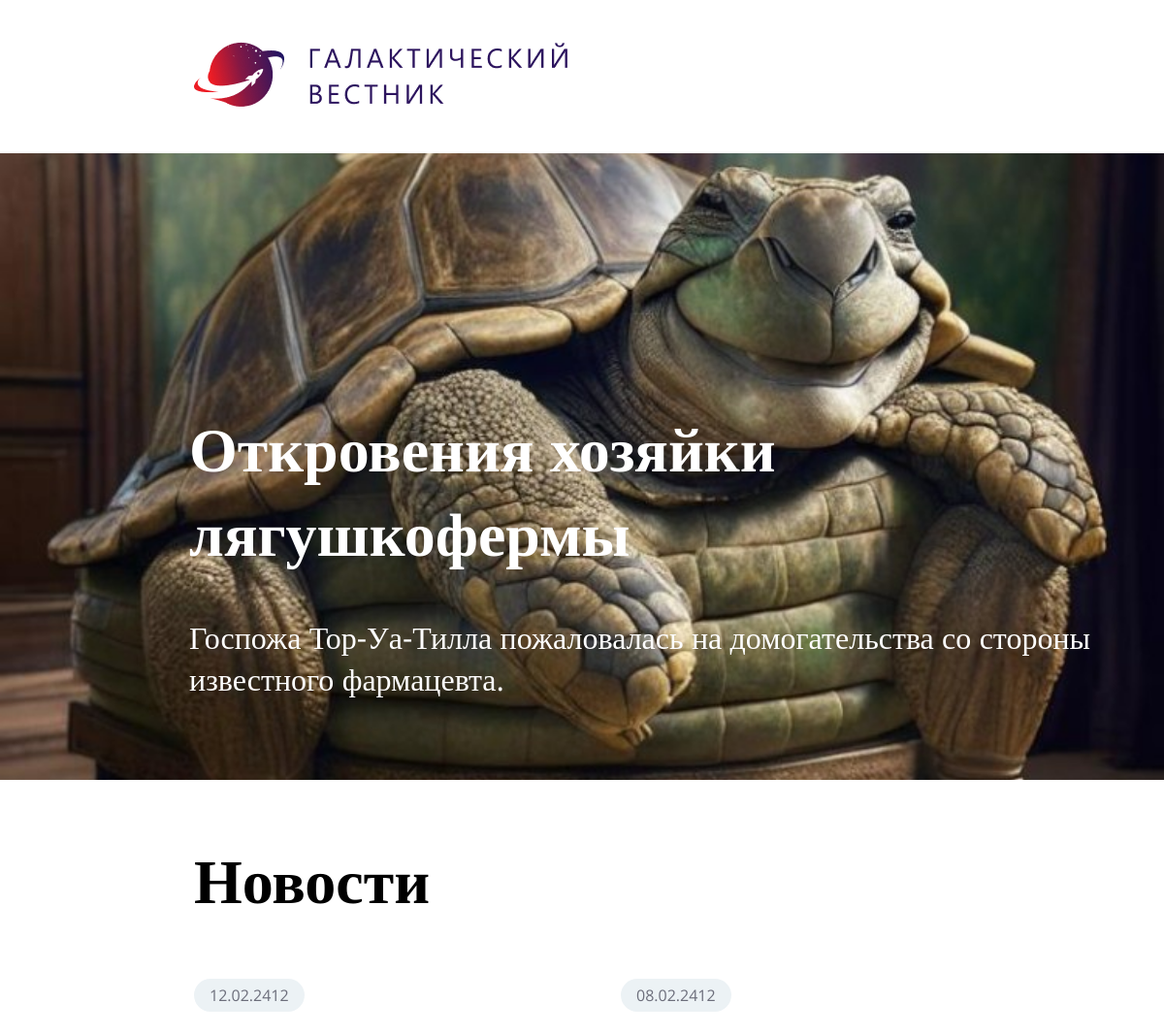
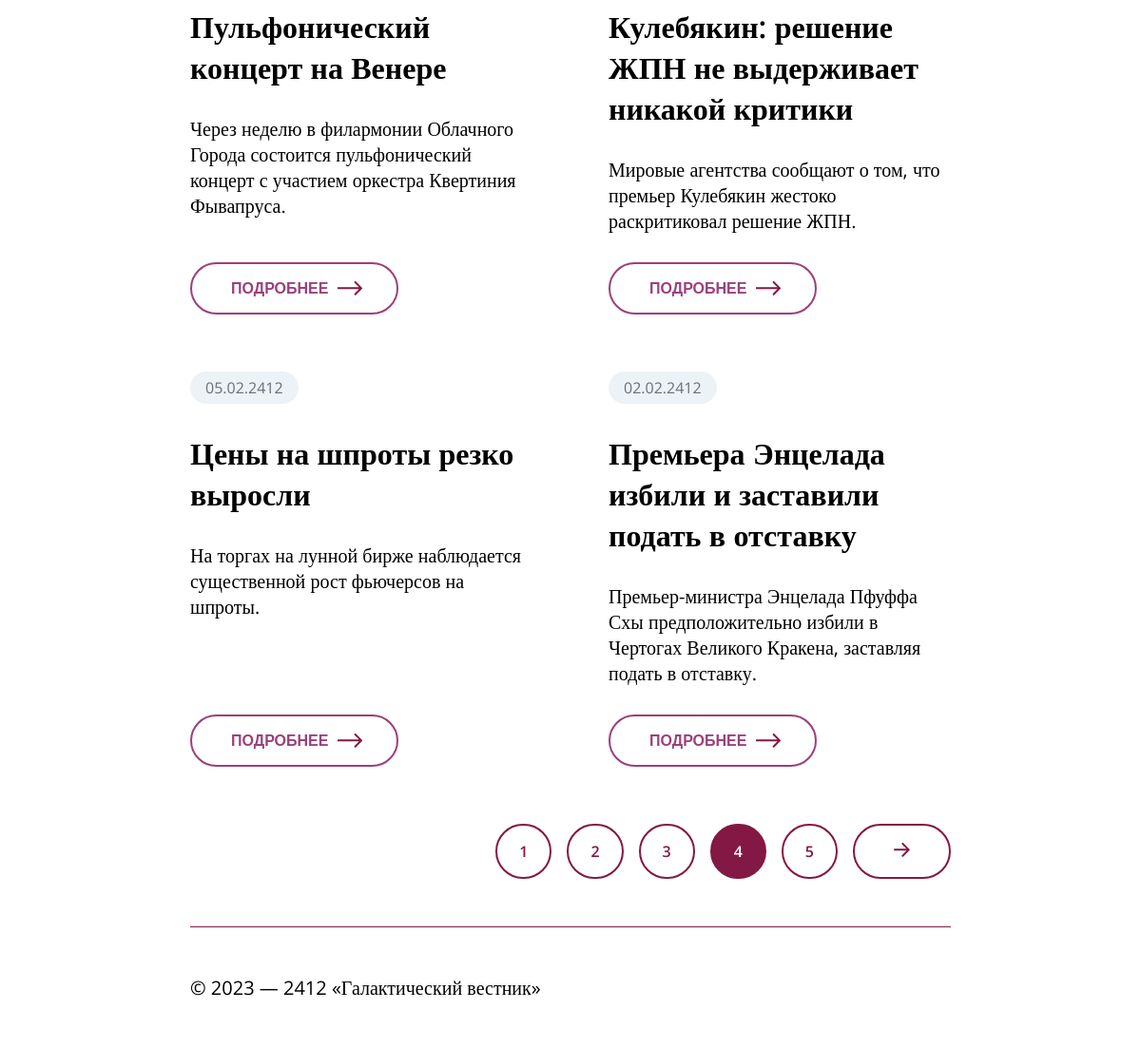
/page?id=4, run on the app's committed database (2 pictures, top to bottom).
### tables this page shows
CREATE TABLE `news` (
  `id` int(11) unsigned NOT NULL AUTO_INCREMENT,
  `date` datetime NULL DEFAULT NULL,
  `title` varchar(250) NOT NULL DEFAULT '',
  `announce` text NULL DEFAULT NULL,
  `content` text NULL DEFAULT NULL,
  `image` varchar(250) NOT NULL DEFAULT '',
  PRIMARY KEY (`id`),
  KEY `id` (`id`),

  KEY `idx_news_date` (`date`));

### app/Core/Controller.php (called while the page is built, shortened)
<?php
class Controller
{
    protected function view(string $view, array $data = [])
    {
        extract($data);
        require "../app/Views/layouts/header.php";
        require "../app/Views/$view.php";
        require "../app/Views/layouts/footer.php";
    }
}

### app/Controllers/PageController.php (called while the page is built, shortened)
<?php
class PageController extends Controller
{
    public function index($pageNumber): void
    {
        $news = new News();
        $newsData = $news->getPage($pageNumber);
        $this->view('page', [
            'news' => $newsData,
            'currentPage' => $pageNumber,
            'pageCount' => $news->getPagesCount(),
            'title' => 'News',
            'lastNews' => $news->getLastNews(),
        ]);
    }
}

### public/index.php (called while the page is built, shortened)
<?php
$router = new Router();
$router->get('/', 'HomeController@index');
$router->get('/news', 'NewsController@index');
$router->get('/page', 'PageController@index');
$router->dispatch();

### app/Models/News.php (called while the page is built, shortened)
<?php
class News extends Model
{
    private int $itemsPerPage = 4;
    public function getPage(int $pageNumber): array
    {
        $stmt = $this->db->prepare("SELECT * FROM news ORDER BY date DESC LIMIT ? OFFSET ?");
        $offset = ($pageNumber - 1) * $this->itemsPerPage;
        $stmt->bind_param("ii", $this->itemsPerPage, $offset);
        $stmt->execute();
        $result = $stmt->get_result();
        return $result->fetch_all(MYSQLI_ASSOC);
    }
    public function getLastNews(): array
    {
        return $this->db->query("SELECT * FROM news ORDER BY id DESC LIMIT 1")
            ->fetch_assoc();
    }
}

### config/database.php (called while the page is built)
<?php
return [
    "host" => "MySQL-8.4",
    "port" => "3306",
    "user" => "root",
    "password" => "",
    "database" => "ill",
];

### app/Core/Database.php (called while the page is built, shortened)
<?php
class Database
{
    private static ?mysqli $connection = null;
    public static function getConnection(): mysqli
    {
        $data = require_once dirname(__DIR__, 2) . "/config/database.php";
        if (self::$connection === null)
        {
            self::$connection = new mysqli(
                $data['host'],
                $data['user'],
                $data['password'],
                $data['database']
            );
            self::$connection->set_charset("utf8");
        }
        return self::$connection;
    }
}

### app/Core/Model.php (called while the page is built, shortened)
<?php
require_once __DIR__ . '/Database.php';
abstract class Model
{
    public function __construct()
    {
        $this->db = Database::getConnection();
    }
}

### app/Views/page.php (the view, shortened to what this page needs)
<main>
    <div class="banner" style="background-image: url('<?='assets//images//news//' . $lastNews['image']; ?>'); background-size: cover; background-position: center; background-repeat: no-repeat;">
        <div class="info">
            <h1 class="info_title"><?= htmlspecialchars($lastNews['title']) ?></h1>
            <p class="info_subtitle"><?= strip_tags($lastNews['announce']) ?></p>
        </div>
    </div>
    <h1 class="title">Новости</h1>
    <div class="news">
        <?php foreach ($news as $item) : ?>
            <div class="news_item">
                <div class="news_date">
                    <?= date('d.m.Y', strtotime($item['date'])); ?>
                </div>
                <div class="news_title">
                    <?= htmlspecialchars($item['title']); ?>
                </div>
                <div class="news_announce">
                    <?= strip_tags($item['announce']); ?>
                </div>
                <div class="news_btn">
                    <button onclick="location.href='/news?id=<?= $item['id'] ?>'">Подробнее
                    </button>
                </div>
            </div>
        <?php endforeach; ?>
        <div class="pagination">
            <?php for ($page = 1; $page <= $pageCount; $page++) : ?>
                <div>
                    <button onclick="location.href='/page?id=<?= $page ?>'" <?= $page == $currentPage ? "class=\"btn_page pagination_active\"" : "class=\"btn_page\"" ?>><?= $page ?></button>
                </div>
            <?php endfor; ?>
            <div class="">
                <?php if ($pageCount != $currentPage) : ?>
                    <button class="btn_last" onclick="location.href='/page?id=<?= ++$currentPage ?>'">
                    </button>
                <?php endif; ?>
            </div>
        </div>
    </div>
</main>

### public/assets/css/main.css (style rules this page uses)
* { box-sizing: border-box; }
body { margin: 0; }
.banner { width: 100%; height: 646px; background-image: url('../images/image 2.jpg'); }
.info { position: absolute; left: 195px; top: 375px; }
.info_title { font-family: Open Sans, serif; color: white; font-weight: 600; font-size: 64px; }
.info_subtitle { font-family: Open Sans, serif; color: white; font-weight: 400; font-size: 32px; }
.title { font-family: Open Sans, serif; color: black; font-weight: 600; font-size: 64px; padding: 16px 200px; }
.news { padding: 0 200px; display: grid; grid-template-columns: repeat(2, 1fr); gap: 60px 80px; margin-bottom: 50px; }
.news_item { font-family: Open Sans, serif; display: flex; flex-direction: column; gap: 30px; width: auto; margin: 0; }
.news_title { font-weight: 600; font-size: 32px; color: black; }
.news_announce { font-weight: 400; font-size: 20px; color: black; }
.news_date { font-weight: 400; font-size: 16px; color: #6C6E7B; padding: 6px 16px; background-color: #ECF2F5; border-radius: 20px; width: fit-content; }
.news_btn { margin-top: auto; }
.news_btn > button { background-color: transparent; border-radius: 50px; border: 2px #9B407A solid; color: #9B407A; padding: 16px 41px; font-size: 16px; font-weight: 600; text-transform: uppercase; }
.arrow_icon { position: relative; top: 2px; left: 5px; }
.pagination { grid-column: 1 / -1; display: flex; justify-content: flex-end; gap: 16px; }
.btn_page { background: transparent; border-radius: 50px; padding: 16px 23px; border: 2px #841844 solid; font-family: Open Sans, serif; color: #841844; font-size: 16px; font-weight: 600; }
.btn_last { background: transparent; border-radius: 50px; padding: 16px 41px; border: 2px #841844 solid; font-family: Open Sans, serif; font-size: 16px; font-weight: 600; }
.pagination_active { background-color: #841844; color: white; }

### data on the page
news: image (picture), title "Откровения хозяйки лягушкофермы", announce "Госпожа Тор-Уа-Тилла пожаловалась на домогательства со стороны известного фармацевта."
news: date "12.02.2412", title "Пульфонический концерт на Венере", announce "Через неделю в филармонии Облачного Города состоится пульфонический концерт с участием оркестра Квертиния Фывапруса."
news: date "08.02.2412", title "Кулебякин: решение ЖПН не выдерживает никакой критики", announce "Мировые агентства сообщают о том, что премьер Кулебякин жестоко раскритиковал решение ЖПН."
news: date "05.02.2412", title "Цены на шпроты резко выросли", announce "На торгах на лунной бирже наблюдается существенной рост фьючерсов на шпроты."
news: date "02.02.2412", title "Премьера Энцелада избили и заставили подать в отставку", announce "Премьер-министра Энцелада Пфуффа Схы предположительно избили в Чертогах Великого Кракена, заставляя подать в отставку."
